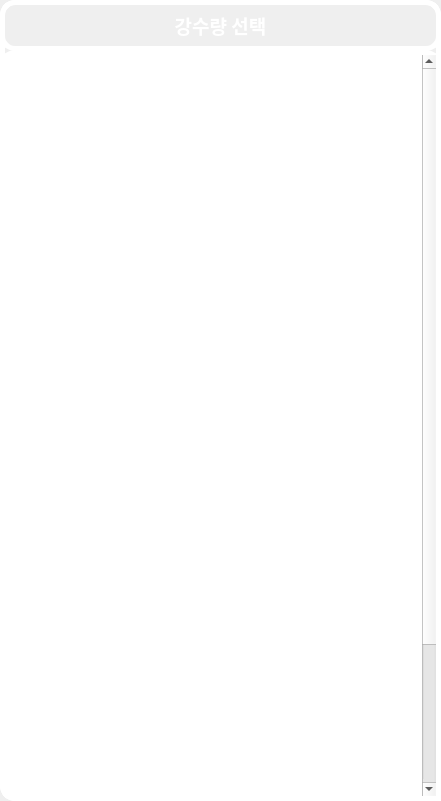
             <widget class="QFrame" name="frame_5">
              <property name="geometry">
               <rect>
                <x>550</x>
                <y>40</y>
                <width>441</width>
                <height>801</height>
               </rect>
              </property>
              <property name="styleSheet">
               <string notr="true">QFrame{    
	background-repeat : no-repeat;
	background-position: center;
	border: 5px solid rgb(255, 255, 255);
	border-radius: 15px;
}
</string>
              </property>
              <property name="frameShape">
               <enum>QFrame::NoFrame</enum>
              </property>
              <property name="frameShadow">
               <enum>QFrame::Raised</enum>
              </property>
              <widget class="QLabel" name="label_8">
               <property name="geometry">
                <rect>
                 <x>220</x>
                 <y>760</y>
                 <width>161</width>
                 <height>51</height>
                </rect>
               </property>
               <property name="font">
                <font>
                 <family>LG Smart UI Bold</family>
                 <pointsize>20</pointsize>
                 <weight>75</weight>
                 <bold>true</bold>
                </font>
               </property>
               <property name="styleSheet">
                <string notr="true">color: rgb(255, 255, 255);</string>
               </property>
               <property name="text">
                <string>강수량</string>
               </property>
               <property name="alignment">
                <set>Qt::AlignCenter</set>
               </property>
              </widget>
              <widget class="QTextEdit" name="rainfallText_3">
               <property name="geometry">
                <rect>
                 <x>390</x>
                 <y>760</y>
                 <width>161</width>
                 <height>51</height>
                </rect>
               </property>
               <property name="font">
                <font>
                 <pointsize>17</pointsize>
                 <weight>75</weight>
                 <bold>true</bold>
                </font>
               </property>
               <property name="styleSheet">
                <string notr="true">color: rgb(255, 255, 255);</string>
               </property>
               <property name="placeholderText">
                <string>강수량</string>
               </property>
              </widget>
              <widget class="QTextEdit" name="rainfallText_4">
               <property name="geometry">
                <rect>
                 <x>870</x>
                 <y>760</y>
                 <width>71</width>
                 <height>51</height>
                </rect>
               </property>
               <property name="font">
                <font>
                 <pointsize>17</pointsize>
                 <weight>75</weight>
                 <bold>true</bold>
                </font>
               </property>
               <property name="styleSheet">
                <string notr="true">color: rgb(255, 255, 255);</string>
               </property>
               <property name="placeholderText">
                <string>시간</string>
               </property>
              </widget>
              <widget class="QLabel" name="label_9">
               <property name="geometry">
                <rect>
                 <x>700</x>
                 <y>760</y>
                 <width>161</width>
                 <height>51</height>
                </rect>
               </property>
               <property name="font">
                <font>
                 <family>LG Smart UI Bold</family>
                 <pointsize>20</pointsize>
                 <weight>75</weight>
                 <bold>true</bold>
                </font>
               </property>
               <property name="styleSheet">
                <string notr="true">color: rgb(255, 255, 255);</string>
               </property>
               <property name="text">
                <string>시간</string>
               </property>
               <property name="alignment">
                <set>Qt::AlignCenter</set>
               </property>
              </widget>
              <widget class="QPushButton" name="pushButton_2">
               <property name="geometry">
                <rect>
                 <x>1000</x>
                 <y>750</y>
                 <width>101</width>
                 <height>61</height>
                </rect>
               </property>
               <property name="font">
                <font>
                 <family>나눔스퀘어_ac Bold</family>
                 <pointsize>28</pointsize>
                 <weight>75</weight>
                 <bold>true</bold>
                </font>
               </property>
               <property name="styleSheet">
                <string notr="true">color: rgb(255, 255, 255);</string>
               </property>
               <property name="text">
                <string>전송</string>
               </property>
              </widget>
              <widget class="QFrame" name="frame_circle_7">
               <property name="geometry">
                <rect>
                 <x>1330</x>
                 <y>320</y>
                 <width>195</width>
                 <height>149</height>
                </rect>
               </property>
               <property name="minimumSize">
                <size>
                 <width>50</width>
                 <height>50</height>
                </size>
               </property>
               <property name="maximumSize">
                <size>
                 <width>250</width>
                 <height>250</height>
                </size>
               </property>
               <property name="sizeIncrement">
                <size>
                 <width>250</width>
                 <height>0</height>
                </size>
               </property>
               <property name="styleSheet">
                <string notr="true">QFrame{
	border: 5px solid rgb(80, 80,80);
	border-radius: 50px;
}
</string>
               </property>
               <property name="frameShape">
                <enum>QFrame::StyledPanel</enum>
               </property>
               <property name="frameShadow">
                <enum>QFrame::Raised</enum>
               </property>
               <layout class="QVBoxLayout" name="verticalLayout_13">
                <property name="spacing">
                 <number>10</number>
                </property>
                <property name="leftMargin">
                 <number>10</number>
                </property>
                <property name="topMargin">
                 <number>50</number>
                </property>
                <property name="rightMargin">
                 <number>10</number>
                </property>
                <property name="bottomMargin">
                 <number>50</number>
                </property>
                <item>
                 <widget class="QLabel" name="punp2_label_3">
                  <property name="font">
                   <font>
                    <family>LG Smart UI Bold</family>
                    <pointsize>30</pointsize>
                    <weight>75</weight>
                    <bold>true</bold>
                   </font>
                  </property>
                  <property name="styleSheet">
                   <string notr="true">border: none;
color: rgb(80, 80, 80);</string>
                  </property>
                  <property name="text">
                   <string>OFF</string>
                  </property>
                  <property name="alignment">
                   <set>Qt::AlignCenter</set>
                  </property>
                 </widget>
                </item>
               </layout>
              </widget>
              <widget class="QLabel" name="label_10">
               <property name="geometry">
                <rect>
                 <x>1340</x>
                 <y>500</y>
                 <width>191</width>
                 <height>51</height>
                </rect>
               </property>
               <property name="font">
                <font>
                 <family>LG Smart UI Bold</family>
                 <pointsize>20</pointsize>
                 <weight>75</weight>
                 <bold>true</bold>
                </font>
               </property>
               <property name="styleSheet">
                <string notr="true">color: rgb(255, 255, 255);</string>
               </property>
               <property name="text">
                <string>예측 수위</string>
               </property>
               <property name="alignment">
                <set>Qt::AlignCenter</set>
               </property>
              </widget>
              <widget class="QLabel" name="label_17">
               <property name="geometry">
                <rect>
                 <x>0</x>
                 <y>0</y>
                 <width>441</width>
                 <height>51</height>
                </rect>
               </property>
               <property name="font">
                <font>
                 <family>나눔고딕</family>
                 <pointsize>14</pointsize>
                 <weight>75</weight>
                 <bold>true</bold>
                </font>
               </property>
               <property name="styleSheet">
                <string notr="true">color: rgb(255, 255, 255);</string>
               </property>
               <property name="text">
                <string>강수량 선택</string>
               </property>
               <property name="alignment">
                <set>Qt::AlignCenter</set>
               </property>
              </widget>
              <widget class="QListWidget" name="listWidget_rainfall">
               <property name="geometry">
                <rect>
                 <x>0</x>
                 <y>50</y>
                 <width>441</width>
                 <height>751</height>
                </rect>
               </property>
               <property name="font">
                <font>
                 <family>Piboto Condensed</family>
                 <pointsize>18</pointsize>
                 <weight>50</weight>
                 <bold>false</bold>
                </font>
               </property>
               <property name="layoutDirection">
                <enum>Qt::LeftToRight</enum>
               </property>
               <property name="styleSheet">
                <string notr="true">color: rgb(255, 255, 255);</string>
               </property>
               <item>
                <property name="text">
                 <string>10</string>
                </property>
               </item>
               <item>
                <property name="text">
                 <string>11</string>
                </property>
               </item>
               <item>
                <property name="text">
                 <string>12</string>
                </property>
               </item>
               <item>
                <property name="text">
                 <string>13</string>
                </property>
               </item>
               <item>
                <property name="text">
                 <string>14</string>
                </property>
               </item>
               <item>
                <property name="text">
                 <string>15</string>
                </property>
               </item>
               <item>
                <property name="text">
                 <string>16</string>
                </property>
               </item>
               <item>
                <property name="text">
                 <string>17</string>
                </property>
               </item>
               <item>
                <property name="text">
                 <string>18</string>
                </property>
               </item>
               <item>
                <property name="text">
                 <string>19</string>
                </property>
               </item>
               <item>
                <property name="text">
                 <string>20</string>
                </property>
               </item>
               <item>
                <property name="text">
                 <string>21</string>
                </property>
               </item>
               <item>
                <property name="text">
                 <string>22</string>
                </property>
               </item>
               <item>
                <property name="text">
                 <string>23</string>
                </property>
               </item>
               <item>
                <property name="text">
                 <string>24</string>
                </property>
               </item>
               <item>
                <property name="text">
                 <string>25</string>
                </property>
               </item>
               <item>
                <property name="text">
                 <string>26</string>
                </property>
               </item>
               <item>
                <property name="text">
                 <string>27</string>
                </property>
               </item>
               <item>
                <property name="text">
                 <string>28</string>
                </property>
               </item>
               <item>
                <property name="text">
                 <string>29</string>
                </property>
               </item>
               <item>
                <property name="text">
                 <string>30</string>
                </property>
               </item>
               <item>
                <property name="text">
                 <string>31</string>
                </property>
               </item>
               <item>
                <property name="text">
                 <string>32</string>
                </property>
               </item>
               <item>
                <property name="text">
                 <string>33</string>
                </property>
               </item>
               <item>
                <property name="text">
                 <string>34</string>
                </property>
               </item>
               <item>
                <property name="text">
                 <string>35</string>
                </property>
                <property name="textAlignment">
                 <set>AlignJustify|AlignVCenter</set>
                </property>
               </item>
              </widget>
             </widget>
